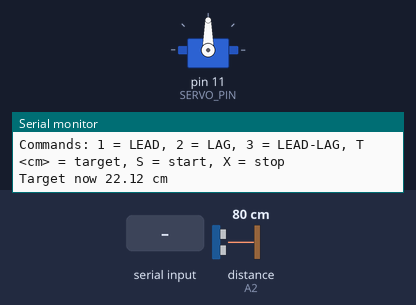
A sketch run on a simulated Arduino Uno, built with avr-gcc and run on an emulated ATmega328P. Shown: servo, the last lines printed to the serial monitor. Wiring (inferred from the names in the program): ultrasonic range finder: trigger pin 9; echo A2. The inputs (shaded band) are chosen by the test bench; at power-on: distance to the obstacle (sensor on A2) 80 cm. The echo pulse lasts 58.3 µs per cm.

Above: at 1.7 s.
1.8 s: "S\n" received over Serial
At 3.0 s:
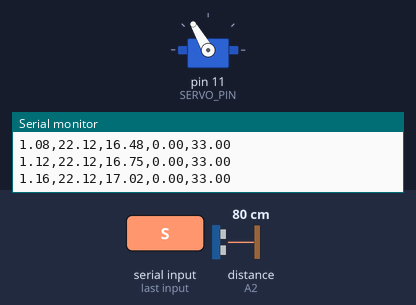
3.3 s: distance to the obstacle (sensor on A2) set to 45 cm
4.8 s: distance to the obstacle (sensor on A2) set to 36 cm
At 6.0 s:
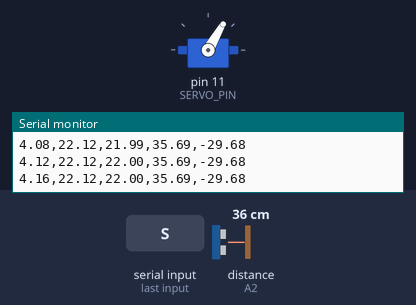
6.3 s: distance to the obstacle (sensor on A2) set to 4 cm
At 6.7 s:
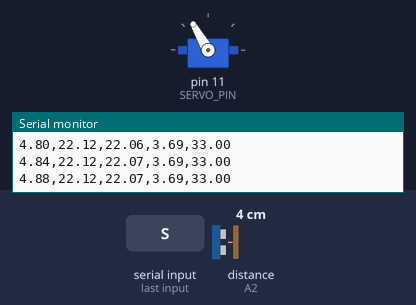
7.8 s: distance to the obstacle (sensor on A2) set to 39 cm
At 8.4 s:
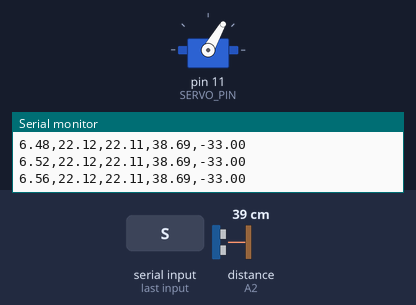
9.3 s: "1\n" received over Serial
At 10.4 s:
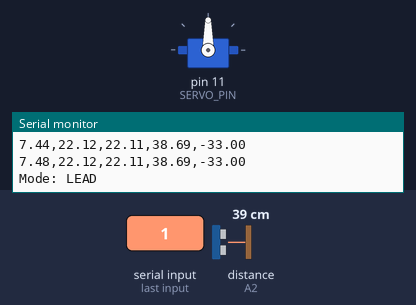
Timing chart, 0 to 11.8 s (numbered marks = the images above; inputs shaded):
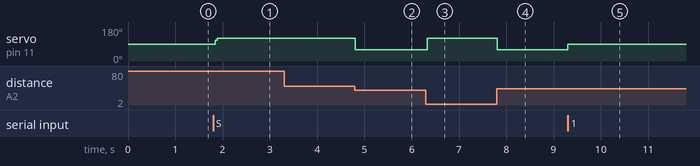

Measured:
- the behaviour switches between 41 and 40 cm on distance to the obstacle (sensor on A2) (found by bisection; images 1 and 2)
- after the input at 1.8 s, servo on pin 11 (SERVO_PIN): 90° → 120° after 0.05 s
- after the input at 4.8 s, servo on pin 11 (SERVO_PIN): 120° → 60° at once
- after the input at 6.3 s, servo on pin 11 (SERVO_PIN): 60° → 120° at once
- after the input at 7.8 s, servo on pin 11 (SERVO_PIN): 120° → 60° at once
- after the input at 9.3 s, servo on pin 11 (SERVO_PIN): 60° → 90° at once

The sketch:

ES245_LeadLag_Target.ino
```cpp
// ES245 Part 2, Task 8: LEAD, LAG and LEAD-LAG with a settable target, Setup 5
// Plant (MATLAB tfest): G(s) = 2.591/(s^2 + 0.4789 s + 0.002551)  [cm/deg]
//
//   LEAD     : C(s) = 1.966 (0.791 s + 1)/(0.0791 s + 1)     + prefilter 1/(0.791 s + 1)
//   LAG      : C(s) = 0.0774 (s + 0.0343)/(s + 0.00265)      (no prefilter)
//   LEAD-LAG : C(s) = LEAD x (s + 0.2)/(s + 0.02)             + prefilter 1/(0.791 s + 1)
// All discretised with Tustin for a 40 ms loop.
//
// Serial Monitor: 115200 baud, line ending "Newline". Commands:
//   1 / 2 / 3   choose LEAD / LAG / LEAD-LAG
//   T 18        set the target to 18 cm (works before START and while running)
//   S           start
//   X           stop

#include <Servo.h>

const int TRIG = 9, ECHO = A2, SERVO_PIN = 11;
const float LEVEL  = 90.0;      // servo angle with the beam level
const float CENTRE = 22.12;     // sensor reading with the car at the centre (cm)
const float T_MIN = 8.0, T_MAX = 36.0;   // allowed target range on the track (cm)
const float KICK   = 3.0;       // small push to beat wheel friction (deg)
const unsigned long DT_MS = 40;

// One first order section: y[k] = b0*x[k] + b1*x[k-1] + a1*y[k-1]
struct Stage {
  float b0, b1, a1, xPrev, yPrev;
  float run(float x) {
    float y = b0 * x + b1 * xPrev + a1 * yPrev;
    y = constrain(y, -30, 30);          // keeps the memory inside the servo range
    xPrev = x; yPrev = y;
    return y;
  }
  void reset() { xPrev = 0; yPrev = 0; }
};

Stage lead = {16.0876, -15.2938, 0.596204, 0, 0};
Stage lag  = {0.077416, -0.077310, 0.999894, 0, 0};   // lag on its own
Stage lag2 = {1.003599, -0.995602, 0.999200, 0, 0};   // lag stage after the lead

// Prefilter: rf[k] = F0*(r[k] + r[k-1]) + F1*rf[k-1]
const float F0 = 0.02467, F1 = 0.95065;

Servo servo;
int mode = 1;                   // 1 = LEAD, 2 = LAG, 3 = LEAD-LAG
bool running = false;
float target = CENTRE;          // r[k], changed with the T command
float rPrev = CENTRE;           // r[k-1]
float rf = CENTRE, pos = 0;
unsigned long tStart = 0, tLast = 0;

const char* modeName() { return mode == 1 ? "LEAD" : (mode == 2 ? "LAG" : "LEAD-LAG"); }

float readCm() {
  digitalWrite(TRIG, LOW);  delayMicroseconds(2);
  digitalWrite(TRIG, HIGH); delayMicroseconds(10);
  digitalWrite(TRIG, LOW);
  unsigned long us = pulseIn(ECHO, HIGH, 30000UL);
  float d = us * 0.0343 / 2.0;
  if (us == 0 || d < 2 || d > 40) return pos;   // bad echo: keep last value
  return d;
}

void setAngle(float offset) {
  offset = constrain(offset, -30, 30);
  servo.write(LEVEL + offset);
}

void handleCommand(String cmd) {
  cmd.trim();
  cmd.toUpperCase();
  if (cmd.length() == 0) return;

  if (cmd == "1" || cmd == "2" || cmd == "3") {
    running = false; setAngle(0);
    mode = cmd.toInt();
    Serial.print("Mode: "); Serial.println(modeName());
  }
  else if (cmd.startsWith("T")) {
    float t = cmd.substring(1).toFloat();
    if (t < T_MIN || t > T_MAX) {
      Serial.print("Target must be between "); Serial.print(T_MIN); Serial.print(" and "); Serial.println(T_MAX);
      return;
    }
    target = t;
    Serial.print("# Target = "); Serial.print(target, 2); Serial.println(" cm");
  }
  else if (cmd == "S") {
    pos = readCm();
    rPrev = target;
    rf = (mode == 2) ? target : pos;   // prefilter starts where the car is (lag has none)
    lead.reset(); lag.reset(); lag2.reset();
    tStart = tLast = millis();
    running = true;
    Serial.print("START "); Serial.print(modeName());
    Serial.print(", target "); Serial.print(target, 2); Serial.println(" cm");
    Serial.println("time_s,target_cm,filtered_target_cm,position_cm,servo_deg");
  }
  else if (cmd == "X") {
    running = false; setAngle(0);
    Serial.println("STOPPED");
  }
  else {
    Serial.println("Commands: 1, 2, 3, T <cm>, S, X");
  }
}

void setup() {
  Serial.begin(115200);
  pinMode(TRIG, OUTPUT);
  pinMode(ECHO, INPUT);
  servo.attach(SERVO_PIN);
  setAngle(0);
  delay(500);
  pos = readCm();
  Serial.println("Commands: 1 = LEAD, 2 = LAG, 3 = LEAD-LAG, T <cm> = target, S = start, X = stop");
  Serial.print("Target now "); Serial.print(target, 2); Serial.println(" cm");
}

void loop() {
  // 1) Commands (one per line)
  if (Serial.available()) handleCommand(Serial.readStringUntil('\n'));
  if (!running) return;

  // 2) Fixed 40 ms loop
  unsigned long now = millis();
  if (now - tLast < DT_MS) return;
  tLast = now;

  // 3) Measure (light smoothing of the sensor)
  pos = 0.7 * readCm() + 0.3 * pos;

  // 4) Prefilter the target (LEAD and LEAD-LAG). A new target glides in smoothly.
  if (mode == 2) rf = target;
  else           rf = F0 * (target + rPrev) + F1 * rf;
  rPrev = target;
  float e = rf - pos;

  // 5) Compensator
  float u;
  if (mode == 1)      u = lead.run(e);
  else if (mode == 2) u = lag.run(e);
  else                u = lag2.run(lead.run(e));   // lead first, then lag

  // 6) Friction kick (not for lag: its gain is too small, the kick would swamp it)
  float err = target - pos;
  float out = u;
  if (mode != 2) {
    if (err >  0.5) out += KICK;
    if (err < -0.5) out -= KICK;
  }
  setAngle(out);

  // 7) Log
  Serial.print((now - tStart) / 1000.0, 2); Serial.print(',');
  Serial.print(target, 2);  Serial.print(',');
  Serial.print(rf, 2);      Serial.print(',');
  Serial.print(pos, 2);     Serial.print(',');
  Serial.println(out, 2);
}
```
